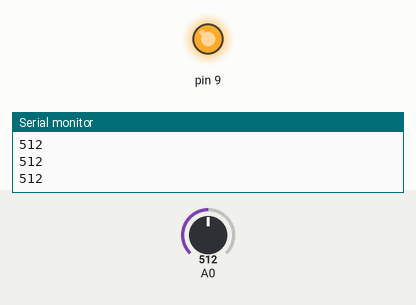
Bench run of a sketch on a simulated Arduino Uno, built with avr-gcc and run on an emulated ATmega328P. On the bench: output pins drawn as LEDs (lit = HIGH), the last lines printed to the serial monitor. The test bench sets the inputs (shaded band); at power-on: A0 = 512.

Above: at 1.2 s.
1.3 s: A0 set to 122
At 2.2 s:
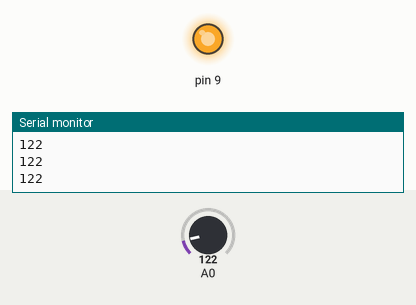
2.8 s: A0 set to 0
At 3.5 s:
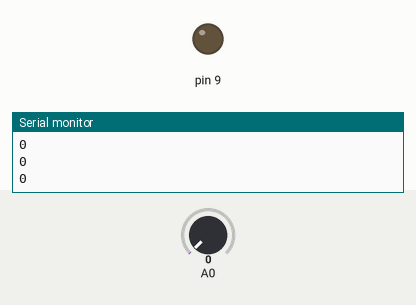
Timing chart, 0 to 5.8 s (numbered marks = the images above; inputs shaded):
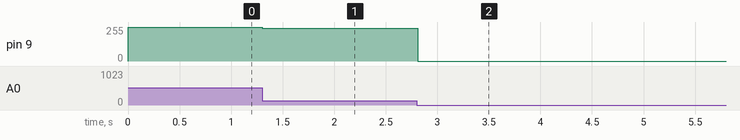

The sketch:

sound_sensor.ino
```cpp
void setup() {
  // put your setup code here, to run once:
  Serial.begin(9600);
}

int sensor_value;

void loop() {
  // put your main code here, to run repeatedly:
  sensor_value = analogRead(A0);
  Serial.println(sensor_value);
  analogWrite(9, sensor_value*2);
  delay(100);
}
```

Measured:
- after the input at 1.3 s, pin 9: 255/255 → 244/255 at once
- after the input at 2.8 s, pin 9: 244/255 → 0/255 at once
